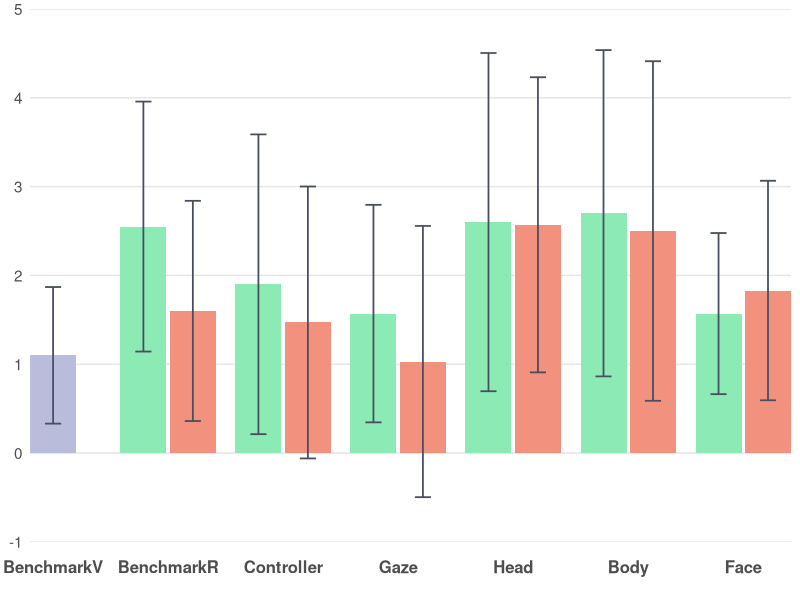
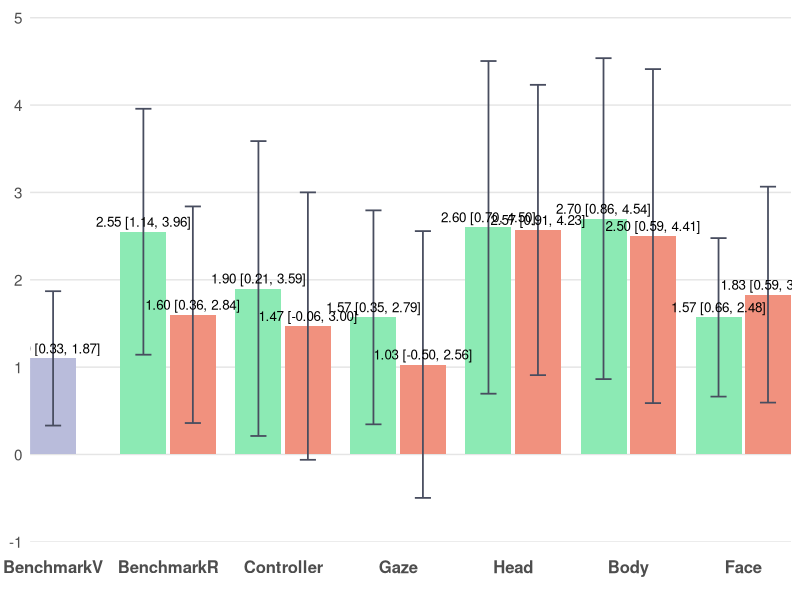

Reproduce these figures in R, in order.
# ================= Packages =================
if (!require(ggplot2)) install.packages("ggplot2")
library(ggplot2)

# ================= Data =================
# BenchmarkV: 1.10 (±2.06)
# BenchmarkR: Low 2.55 (±3.77), High 1.60 (±3.32)
# Controller: Low 1.90 (±4.52), High 1.47 (±4.10)
# Gaze: Low 1.57 (±3.28), High 1.03 (±4.09)
# Head: Low 2.60 (±5.10), High 2.57 (±4.45)
# Body: Low 2.70 (±4.92), High 2.50 (±5.12)
# Face: Low 1.57 (±2.43), High 1.83 (±3.31)

bench_mean <- 1.10
bench_sd <- 2.06

dat <- data.frame(
  Category = c("BenchmarkV",
               "BenchmarkR","BenchmarkR",
               "Controller","Controller",
               "Gaze","Gaze",
               "Head","Head",
               "Body","Body",
               "Face","Face"),
  slot     = c("C",
               "L","R",
               "L","R",
               "L","R",
               "L","R",
               "L","R",
               "L","R"),
  series   = c("BenchmarkV",
               "Low","High",
               "Low","High",
               "Low","High",
               "Low","High",
               "Low","High",
               "Low","High"),
  mean     = c(bench_mean,
               2.55, 1.60,       # BenchmarkR Low, High
               1.90, 1.47,       # Controller Low, High
               1.57, 1.03,       # Gaze Low, High
               2.60, 2.57,       # Head Low, High
               2.70, 2.50,       # Body Low, High
               1.57, 1.83),      # Face Low, High
  sd       = c(bench_sd,
               3.77, 3.32,       # BenchmarkR Low, High
               4.52, 4.10,       # Controller Low, High
               3.28, 4.09,       # Gaze Low, High
               5.10, 4.45,       # Head Low, High
               4.92, 5.12,       # Body Low, High
               2.43, 3.31),      # Face Low, High
  stringsAsFactors = FALSE
)

# 固定横轴顺序
dat$Category <- factor(dat$Category,
  levels = c("BenchmarkV","BenchmarkR","Controller","Gaze","Head","Body","Face"))
dat$slot   <- factor(dat$slot, levels = c("L","C","R"))
dat$series <- factor(dat$series, levels = c("Low","BenchmarkV","High"))

# ================= 手动定位（确保居中+相邻柱体有间距） =================
# 以每个类目的中心为整数(1,2,3,...)，在左右各偏移 delta；两柱宽度为 bar_w
group_w <- 0.8               # 每个类目总体占宽（<1 避免挤到相邻类目）
bar_w   <- group_w / 2       # 0.4  柱体宽度保持不变
delta   <- group_w / 4       # 0.2  基础偏移
gap     <- 0.03              # 相邻柱体间距（几个像素）

# 对于非BenchmarkV类别，L和R之间增加间距
offset_map <- c(L = -delta - gap/2, C = 0, R = +delta + gap/2)

x_base <- as.numeric(dat$Category)
dat$x  <- x_base + unname(offset_map[as.character(dat$slot)])

# ================= 配色方案 =================
col_low   <- "#8CEAB4"      # Low
col_high  <- "#F1917E"      # High
col_bench <- "#B9BCDB"      # BenchmarkV

err_col   <- "#484D5F"

theme_base <- theme_minimal(base_size = 13) +
  theme(
    legend.position    = "none",
    panel.background   = element_rect(fill = "#FFFFFF", color = NA),  # 白底
    plot.background    = element_rect(fill = "#FFFFFF", color = NA),  # 白底
    panel.grid.major   = element_blank(),  # 去除所有网格线
    panel.grid.minor   = element_blank(),  # 去除所有网格线
    panel.grid.major.x = element_blank(),
    panel.grid.minor.x = element_blank(),
    panel.grid.major.y = element_blank(),
    panel.grid.minor.y = element_blank(),
    axis.ticks.x       = element_blank(),  # 去除x轴刻度线（底部灰色竖线）
    axis.ticks.y       = element_blank(),  # 去除y轴刻度线（左侧竖着的刻度线）
    axis.line.x        = element_blank(),  # 去除x轴线（底部灰色竖线）
    axis.line.y        = element_blank(),  # 去除y轴线（左侧竖线）
    axis.text.x        = element_text(size = 12, face = "bold", 
                                       margin = margin(t = 10, b = 10)),  # 底部文字距离坐标轴更远
    axis.text.y        = element_text(size = 11),
    axis.title         = element_blank()
  )

# ================= 95% 置信区间计算 =================
n <- 30  # 样本量
df <- n - 1  # 自由度 = 29
t_critical <- qt(0.975, df)  # t分布临界值（95% CI，双尾）
# 计算95% CI的误差范围
dat$ci_margin <- t_critical * (dat$sd / sqrt(n))

# y 轴：-1到5，组间距1
y_top    <- 5
y_bottom <- -1
y_breaks <- seq(-1, 5, by = 1)

# x 轴：用数值坐标，刻度放在每个类目中心
x_breaks <- seq_along(levels(dat$Category))
x_labels <- levels(dat$Category)

# ================= 图1：不带标注 =================
p1 <- ggplot(dat, aes(x = x, y = mean, fill = series)) +
  # 手动添加水平坐标线
  geom_hline(yintercept = y_breaks, color = "#E5E5E5", linewidth = 0.5) +
  geom_col(width = bar_w, position = "identity", colour = NA) +
  geom_errorbar(aes(ymin = mean - ci_margin, ymax = mean + ci_margin),
                width = bar_w * 0.35, color = err_col, linewidth = 0.6,
                position = "identity") +
  scale_fill_manual(values = c(Low = col_low, BenchmarkV = col_bench, High = col_high)) +
  scale_y_continuous(breaks = y_breaks, minor_breaks = NULL) +
  scale_x_continuous(breaks = x_breaks, labels = x_labels, expand = c(0, 0)) +
  coord_cartesian(ylim = c(y_bottom, y_top), expand = 0) +
  theme_base

# ================= 图2：带"均值 (95% CI)"标注 =================
lab_df <- transform(dat, label = sprintf("%.2f [%.2f, %.2f]", mean, 
                                          mean - ci_margin, mean + ci_margin))

p2 <- ggplot(dat, aes(x = x, y = mean, fill = series)) +
  # 手动添加水平坐标线
  geom_hline(yintercept = y_breaks, color = "#E5E5E5", linewidth = 0.5) +
  geom_col(width = bar_w, position = "identity", colour = NA) +
  geom_errorbar(aes(ymin = mean - ci_margin, ymax = mean + ci_margin),
                width = bar_w * 0.35, color = err_col, linewidth = 0.6,
                position = "identity") +
  geom_text(data = lab_df, aes(label = label),
            vjust = ifelse(lab_df$mean >= 0, -0.5, 1.5), size = 3.4, position = "identity") +
  scale_fill_manual(values = c(Low = col_low, BenchmarkV = col_bench, High = col_high)) +
  scale_y_continuous(breaks = y_breaks, minor_breaks = NULL) +
  scale_x_continuous(breaks = x_breaks, labels = x_labels, expand = c(0, 0)) +
  coord_cartesian(ylim = c(y_bottom, y_top * 1.02), expand = 0) +
  theme_base

# 保存文件（确保目录存在）
if (!dir.exists("no_labels")) dir.create("no_labels", recursive = TRUE)
if (!dir.exists("with_labels")) dir.create("with_labels", recursive = TRUE)
ggsave("no_labels/Total_MFP_score_no_labels.png", p1, width = 8, height = 3.57, dpi = 300, bg = "white")
ggsave("with_labels/Total_MFP_score_with_labels.png", p2, width = 8, height = 3.91, dpi = 300, bg = "white")
